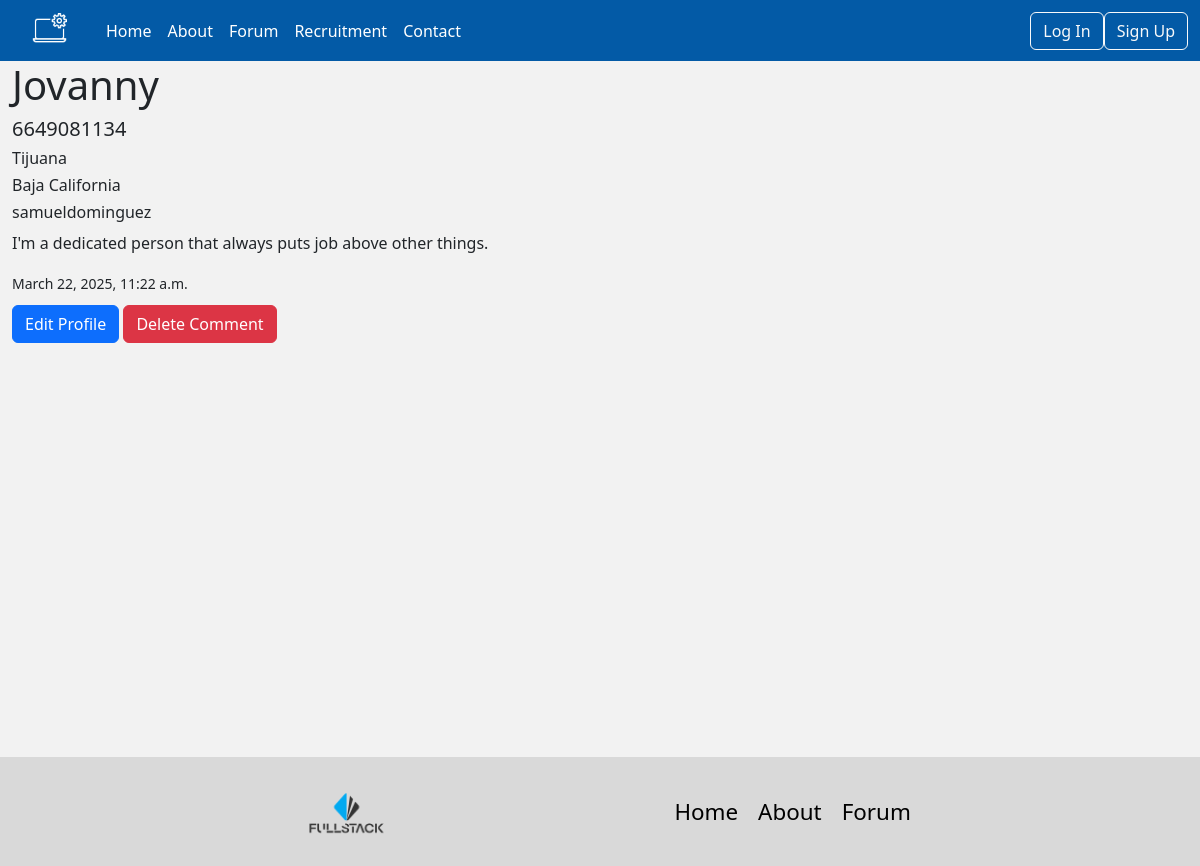
Page /users/6/ on the committed database.
### users/models.py (models this page shows, shortened)
class Profile(models.Model):
    picture = models.ImageField(upload_to="profile_pic/", blank=True, null=True)
    name = models.CharField(max_length=250, blank=True, null=True)
    phone_number = models.CharField(max_length=25, blank=True, null=True)
    city = models.CharField(max_length=255, blank=True, null=True)
    state = models.CharField(max_length=255, blank=True, null=True)
    user = models.ForeignKey(User, on_delete=models.CASCADE, related_name="profile")
    description = models.TextField(blank=True, null=True)
    created_at = models.DateTimeField(auto_now_add=True)
    updated_at = models.DateTimeField(auto_now=True)

### users/views.py (the view)
# urls.py: path('<int:pk>/', ProfileDetailView.as_view(), name="profile_detail"),
class ProfileDetailView(DetailView):
    template_name="content/profile_detail.html"
    model=Profile
    context_object_name = 'profile'

### templates/content/profile_detail.html (shortened to what this page needs)
{% extends 'base.html' %}
{% load static %}
{% block css %}
    <link rel="stylesheet" href="{% static 'css/profile_detail.css' %}">
{% endblock %}
{% block content %}
    <h1>{{profile.name}}</h1>
    <h5>{{profile.phone_number}}</h5>
    <h6>{{profile.city}}</h6>
    <h6>{{profile.state}}</h6>
    <h6>{{profile.user}}</h6>
    <p>{{profile.description}}</p>
    <small>{{profile.created_at}}</small>
    <br>
    <a href="{% url 'profile_update' profile.id %}" class="btn btn-primary" style="margin-top: 10px;">Edit Profile</a>
    <button type="button" data-bs-toggle="modal"
    data-bs-target="#deleteModal-{{ profile.pk }}" class="btn btn-danger" style="margin-top: 10px;">
    Delete Comment
    </button>
{% endblock %}

### static/css/base.css (style rules this page uses)
:root { --primary-color:#035AA6; --secondary-color:#023059; --neutral-color:#F2F2F2; --background-color:#2173A6; --surface-color:#4AB0D9; --best-color: darkcyan; --lobster-font:"Playfair Display", "serif"; --sans-font:"", ""; }
html, body { padding: 0; margin: 0; min-height: 100dvh; }
body { background-color: #F2F2F2; }

### rows in the picture
Profile: name "Jovanny", phone_number "6649081134", city "Tijuana", state "Baja California", user "samueldominguez", description "I'm a dedicated person that always puts job above other things.", created_at "March 22, 2025, 11:22 a.m."
